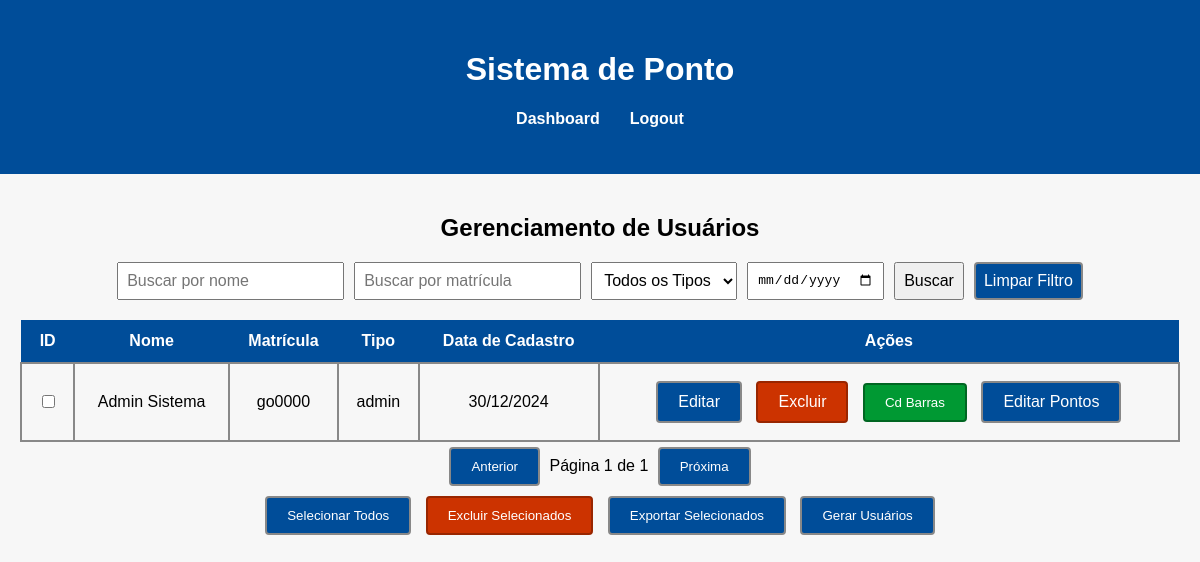
Before: /usuarios (signed in) with the older database file.
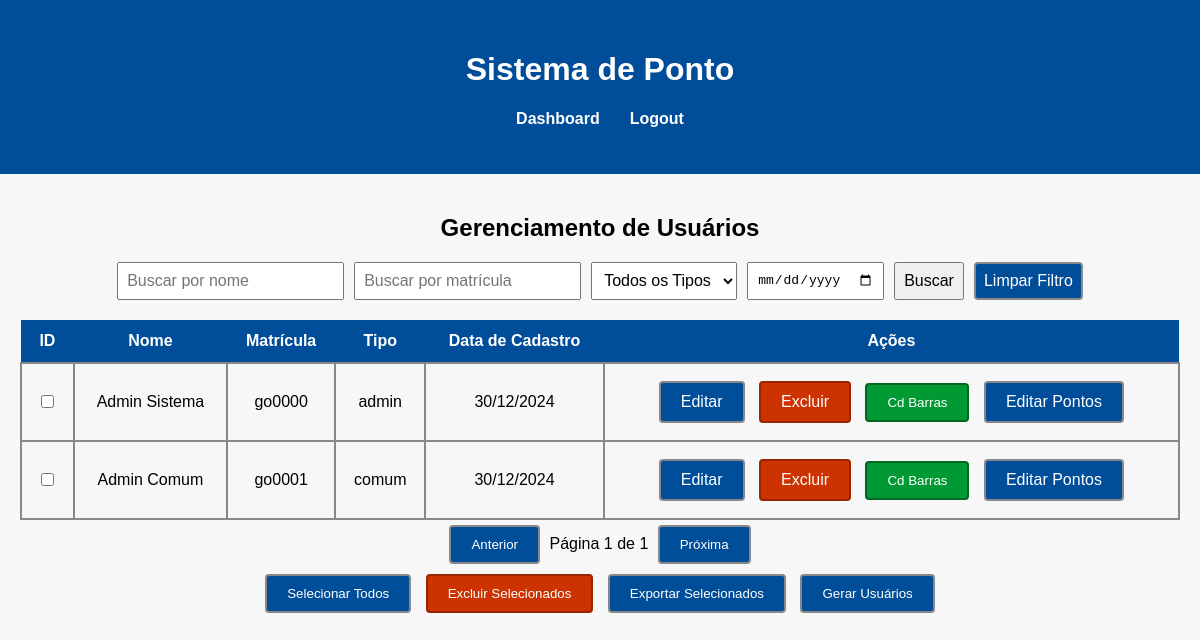
After: the same page with the newer database file.
### tables this page shows
CREATE TABLE usuarios (
                    id INTEGER PRIMARY KEY AUTOINCREMENT,
                    nome TEXT NOT NULL,
                    matricula TEXT UNIQUE NOT NULL,
                    senha TEXT NOT NULL,
                    tipo TEXT NOT NULL,
                    data_cadastro TIMESTAMP DEFAULT CURRENT_TIMESTAMP);

### app.py (the view)
@app.route('/usuarios', methods=['GET'])
@verificar_permissao(['admin'])
def usuarios():
    conn = conectar_banco()
    c = conn.cursor()
    search_query = request.args.get('search', '')
    search_matricula = request.args.get('matricula', '')
    filter_tipo = request.args.get('tipo', '')
    filter_date = request.args.get('data_cadastro', '')
    sort_by = request.args.get('sort_by', 'id')
    sort_order = request.args.get('sort_order', 'ASC')
    page = int(request.args.get('page', 1))
    per_page = 10
    offset = (page - 1) * per_page
    query = "SELECT id, nome, matricula, tipo, strftime('%d/%m/%Y', data_cadastro) as data_cadastro FROM usuarios WHERE 1=1"
    params = []
    if search_query:
        query += " AND nome LIKE ?"
        params.append(f'%{search_query}%')
    if search_matricula:
        query += " AND matricula LIKE ?"
        params.append(f'%{search_matricula}%')
    if filter_tipo:
        query += " AND tipo = ?"
        params.append(filter_tipo)
    if filter_date:
        query += " AND date(data_cadastro) = ?"
        params.append(filter_date)
    query += f" ORDER BY {sort_by} {sort_order} LIMIT ? OFFSET ?"
    params.extend([per_page, offset])
    c.execute(query, params)
    usuarios = c.fetchall()
    count_query = "SELECT COUNT(*) FROM usuarios WHERE 1=1"
    count_params = []
    if search_query:
        count_query += " AND nome LIKE ?"
        count_params.append(f'%{search_query}%')
    if search_matricula:
        count_query += " AND matricula LIKE ?"
        count_params.append(f'%{search_matricula}%')
    if filter_tipo:
        count_query += " AND tipo = ?"
        count_params.append(filter_tipo)
    if filter_date:
        count_query += " AND date(data_cadastro) = ?"
        count_params.append(filter_date)
    c.execute(count_query, count_params)
    total_usuarios = c.fetchone()[0]
    total_pages = (total_usuarios + per_page - 1) // per_page
    conn.close()
    return render_template('usuarios.html', usuarios=usuarios, total_pages=total_pages, current_page=page,
                           search_query=search_query, search_matricula=search_matricula, filter_tipo=filter_tipo,
                           filter_date=filter_date, sort_by=sort_by, sort_order=sort_order)

### app.py (called while the page is built)
def conectar_banco():
    conn = sqlite3.connect('ponto.db')
    return conn

def verificar_permissao(permissoes):
    def decorator(f):
        @wraps(f)
        def decorated_function(*args, **kwargs):
            if 'tipo' not in session or session['tipo'] not in permissoes:
                flash('Você não tem permissão para acessar esta página.', 'error')
                return redirect(url_for('cadastrar_ponto'))
            return f(*args, **kwargs)
        return decorated_function
    return decorator

### templates/usuarios.html (shortened to what this page needs)
<!DOCTYPE html>
<html lang="pt-BR">
<head>
</head>
<body class="usuarios-page">
    <header>
        <div class="container">
            <h1>Sistema de Ponto</h1>
            <nav>
                <ul>
                    <li><a href="{{ url_for('dashboard_usuario_admin') }}">Dashboard</a></li>
                    <li><a href="{{ url_for('logout') }}">Logout</a></li>
                </ul>
            </nav>
        </div>
    </header>
    <main>
        <div class="container">
            <section class="usuarios-section">
                <h2>Gerenciamento de Usuários</h2>
                <div class="search-bar">
    <input type="text" placeholder="Buscar por nome" id="search-name">
    <input type="text" placeholder="Buscar por matrícula" id="search-matricula">
    <select id="filter-tipo">
        <option value="">Todos os Tipos</option>
    </select>
    <input type="date" id="filter-date">
    <button onclick="searchUsers()">Buscar</button>
    <button onclick="clearFilters()" class="button">Limpar Filtro</button>
</div>
                <table>
                    <thead>
                        <tr>
                            <th>ID</th>
                            <th onclick="sortTable(1)">Nome</th>
                            <th onclick="sortTable(2)">Matrícula</th>
                            <th onclick="sortTable(3)">Tipo</th>
                            <th onclick="sortTable(4)">Data de Cadastro</th>
                            <th>Ações</th>
                        </tr>
                    </thead>
                    <tbody>
                        {% for usuario in usuarios %}
                            <tr>
                                <td><input type="checkbox" name="usuario" value="{{ usuario[0] }}"></td>
                                <td>{{ usuario[1] }}</td>
                                <td>{{ usuario[2] }}</td>
                                <td>{{ usuario[3] }}</td>
                                <td>{{ usuario[4] }}</td>
                                <td>
    <a href="{{ url_for('editar_usuario', id=usuario[0]) }}" class="button">Editar</a>
    <a href="{{ url_for('excluir_usuario', id=usuario[0]) }}" class="button button-danger" onclick="return confirm('Tem certeza que deseja excluir este usuário?')">Excluir</a>
    <button class="button button-cd-barras" onclick="openModal('{{ usuario[2] }}')">Cd Barras</button>
    <a href="{{ url_for('editar_pontos', usuario_id=usuario[0]) }}" class="button">Editar Pontos</a>
</td>
                            </tr>
                        {% endfor %}
                    </tbody>
                </table>
                <div class="pagination">
                    <button onclick="paginate('prev')" class="button">Anterior</button>
                    <span>Página <span id="current-page">{{ current_page }}</span> de <span id="total-pages">{{ total_pages }}</span></span>
                    <button onclick="paginate('next')" class="button">Próxima</button>
                </div>
                <div class="bulk-actions">
    <button onclick="selectAllUsers(this)" class="button">Selecionar Todos</button>
    <button onclick="performBulkAction('delete')" class="button button-danger">Excluir Selecionados</button>
    <button onclick="performBulkAction('export')" class="button">Exportar Selecionados</button>
    <button onclick="gerarUsuarios()" class="button">Gerar Usuários</button>
</div>
            </section>
        </div>
    </main>
</body>
</html>

### templates/usuarios.html (style rules this page uses)
body { font-family: Arial, sans-serif; margin: 0; padding: 0; background-color: #f7f7f7; }
.container { max-width: 1200px; margin: 0 auto; padding: 20px; }
header { background-color: #004d99; color: white; padding: 10px 0; text-align: center; }
nav ul { list-style: none; padding: 0; display: flex; justify-content: center; }
nav ul li { margin: 0 15px; }
nav ul li a { color: white; text-decoration: none; font-weight: bold; }
.usuarios-section { margin-top: 20px; text-align: center; }
.usuarios-section h2 { text-align: center; }
.search-bar { display: flex; justify-content: center; margin-bottom: 20px; }
.search-bar input, .search-bar select, .search-bar button { margin: 0 5px; padding: 8px; font-size: 1em; }
table { width: 100%; border-collapse: collapse; margin-top: 20px; }
table, th { border: none; }
th, td { padding: 12px; text-align: center; }
th { background-color: #004d99; color: white; cursor: pointer; }
td { border: 2px solid #888; }
.button { padding: 10px 20px; background-color: #004d99; color: white; border: 2px solid #888; border-radius: 4px; cursor: pointer; text-decoration: none; transition: background-color 0.3s ease, border-color 0.3s ease; display: inline-block; margin: 5px; }
.button-danger { background-color: #cc3300; border-color: #992600; }
.button-cd-barras { background-color: #009933; border-color: #006622; }

Changed rows visible on the page:
added usuarios: nome "Admin Comum", matricula "go0001", tipo "comum", data_cadastro "30/12/2024"
